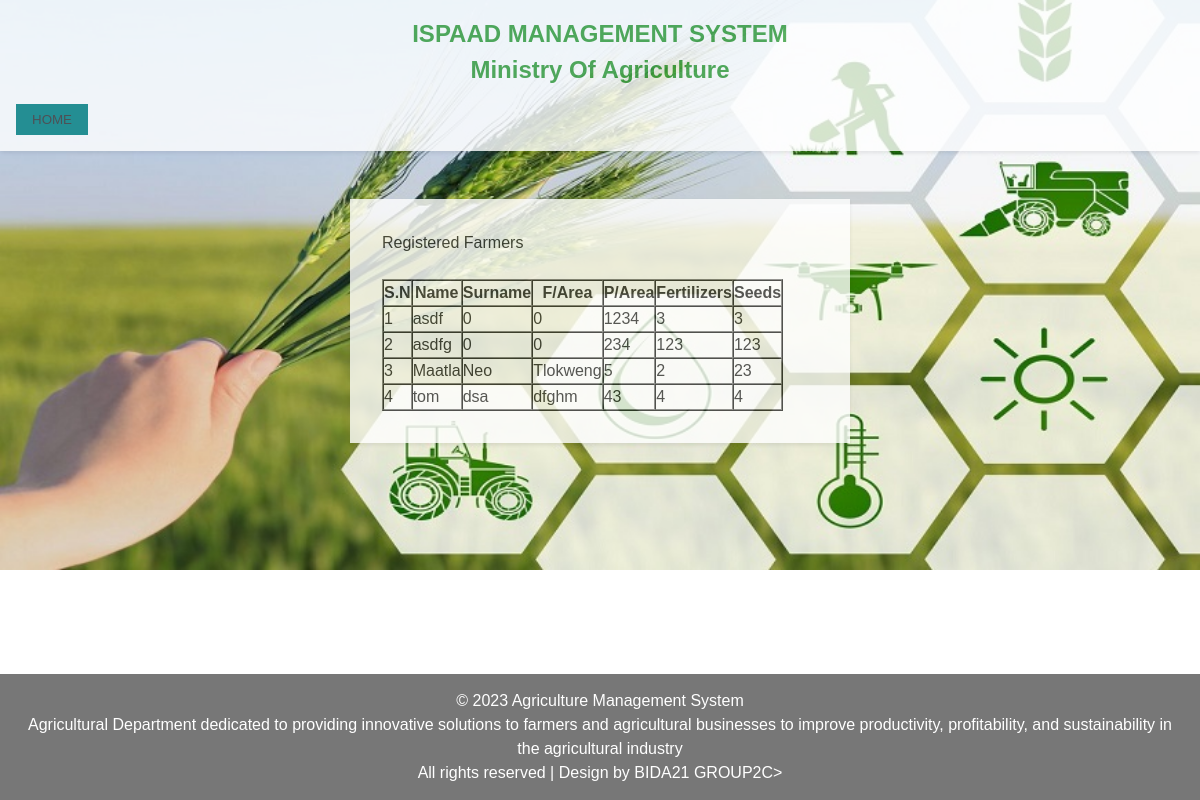
Page /viewFarmers.php on the committed database.
### tables this page shows
CREATE TABLE `farmers` (
  `name` varchar(55) NOT NULL,
  `surname` varchar(55) NOT NULL,
  `fam_area` varchar(55) NOT NULL,
  `ploArea` int NOT NULL,
  `ftz` int NOT NULL,
  `seeds` int NOT NULL
);

### viewFarmers.php (the view, shortened to what this page needs)
<!DOCTYPE html>
<html>
    <head>
        <link rel="stylesheet" href="CSS/style.css">
    </head>
    <body>
        <header>
          <h2>ISPAAD MANAGEMENT SYSTEM<br>
            Ministry Of Agriculture</h2>
           <nav>
            <ul>
              <button type="submit">
                <a href="home.php">HOME</a>
            </button>
            </ul>
          </nav>
        </header>
        <br></br>
   <div class="Register Page">
      <div class="form">
        <form class="registration-form" action="" method="post">
          <p>Registered Farmers</p>
                <br>
<?php
$hostName = "localhost";
$username = "root";
$password = "";
$databaseName = "ispaad";
$conn = new PDO("mysql:host=$hostName;dbname=$databaseName", $username, $password);
$conn->setAttribute(PDO::ATTR_ERRMODE, PDO::ERRMODE_EXCEPTION);
try {
    $query= "SELECT name,  surname,  fam_area,  ploArea,  ftz,  seeds FROM farmers";
$prepared = $conn->prepare($query);
$prepared->execute();
$result = $prepared -> fetchAll(PDO::FETCH_ASSOC);
 ?>
 <table border="1" cellpadding="10" cellspacing="0">
 <tr>
    <th>S.N</th>
    <th>Name</th>
    <th>Surname</th>
    <th>F/Area</th>
    <th>P/Area</th>
    <th>Fertilizers</th>
    <th>Seeds</th>
  </tr>
 <?php
 $sn=1;
 foreach($result as $data) {
   ?>
    <tr>
   <td><?php echo $sn; ?> </td>
   <td><?php echo $data['name']; ?> </td>
   <td><?php echo $data['surname']; ?> </td>
   <td><?php echo $data['fam_area']; ?> </td>
   <td><?php echo $data['ploArea']; ?> </td>
   <td><?php echo $data['ftz']; ?> </td>
   <td><?php echo $data['seeds']; ?> </td>
    </tr>
    <?php
    $sn++;
  }
  ?>
</table>
  <?php
} catch(PDOException $e) {
  echo "Error: " . $e->getMessage();
}
?>
</div>
      </div>
    <br></br>
    <footer class="footer container-fluid text-center">
    <p>© 2023 Agriculture Management System</p>
          <p>Agricultural Department dedicated to providing innovative solutions to farmers and agricultural businesses to improve productivity, profitability, and sustainability in the agricultural industry</p>
          <p>All rights reserved | Design by BIDA21 GROUP2C></p>
</footer>
  </body>
</html>

### style.css (style rules this page uses)
* * { box-sizing: border-box; margin: 0; padding: 0; }
body { font-family: Arial, sans-serif; font-size: 16px; line-height: 1.5; color: #333; }
header { color: #369e3b; box-shadow: 0 2px 4px rgba(74, 161, 56, 0.63); padding: 1rem; position: sticky; }
.footer { background-color: #555; color: white; padding: 15px; position: fixed; left: 0; bottom: 0; width: 100%; }
nav ul { list-style: none; margin: 0; padding: 0; }
nav a { color: #333; text-decoration: none; }
button { background-color: #008080; color: #f5f2f2; border: none; padding: 0.5rem 1rem; cursor: pointer; transition: all 0.3s ease; }
footer { background-color: #333; color: #fff; padding: 1rem; text-align: center; }
* { box-sizing: border-box; margin: 0; padding: 0; }
header { background-color: #fff; box-shadow: 0 2px 4px rgba(0,0,0,0.1); padding: 1rem; opacity: 0.8; }
button { background-color:whitesmoke; color: rgb(34, 190, 34); border: none; padding: 0.5rem 1rem; cursor: pointer; transition: all 0.3s ease; }
footer { background-color: #333; color: #fff; padding: 1rem; text-align: center; opacity: 0.8; }
form { max-width: 500px; margin: 0 auto; padding: 2rem; background-color: #fff; box-shadow: 0 2px 4px rgba(0,0,0,0.1); opacity: 0.8; }
h2 { margin-bottom: 1rem; text-align: center; }
button { background-color: #008080; color: #fff; border: none; padding: 0.5rem 1rem; cursor: pointer; transition: all 0.3s ease; }
ul { list-style: none; margin: 0; padding: 0; justify-content: center; }

### viewFarmers.php (style rules this page uses)
body { background-image: url("images/image\ 1.jpg"); background-size: cover; background-repeat: no-repeat; background-position: center; }

### rows in the picture
farmers: name "asdf", surname "0", fam_area "0", ploArea "1234", ftz "3", seeds "3"
farmers: name "asdfg", surname "0", fam_area "0", ploArea "234", ftz "123", seeds "123"
farmers: name "Maatla", surname "Neo", fam_area "Tlokweng", ploArea "5", ftz "2", seeds "23"
farmers: name "tom", surname "dsa", fam_area "dfghm", ploArea "43", ftz "4", seeds "4"
